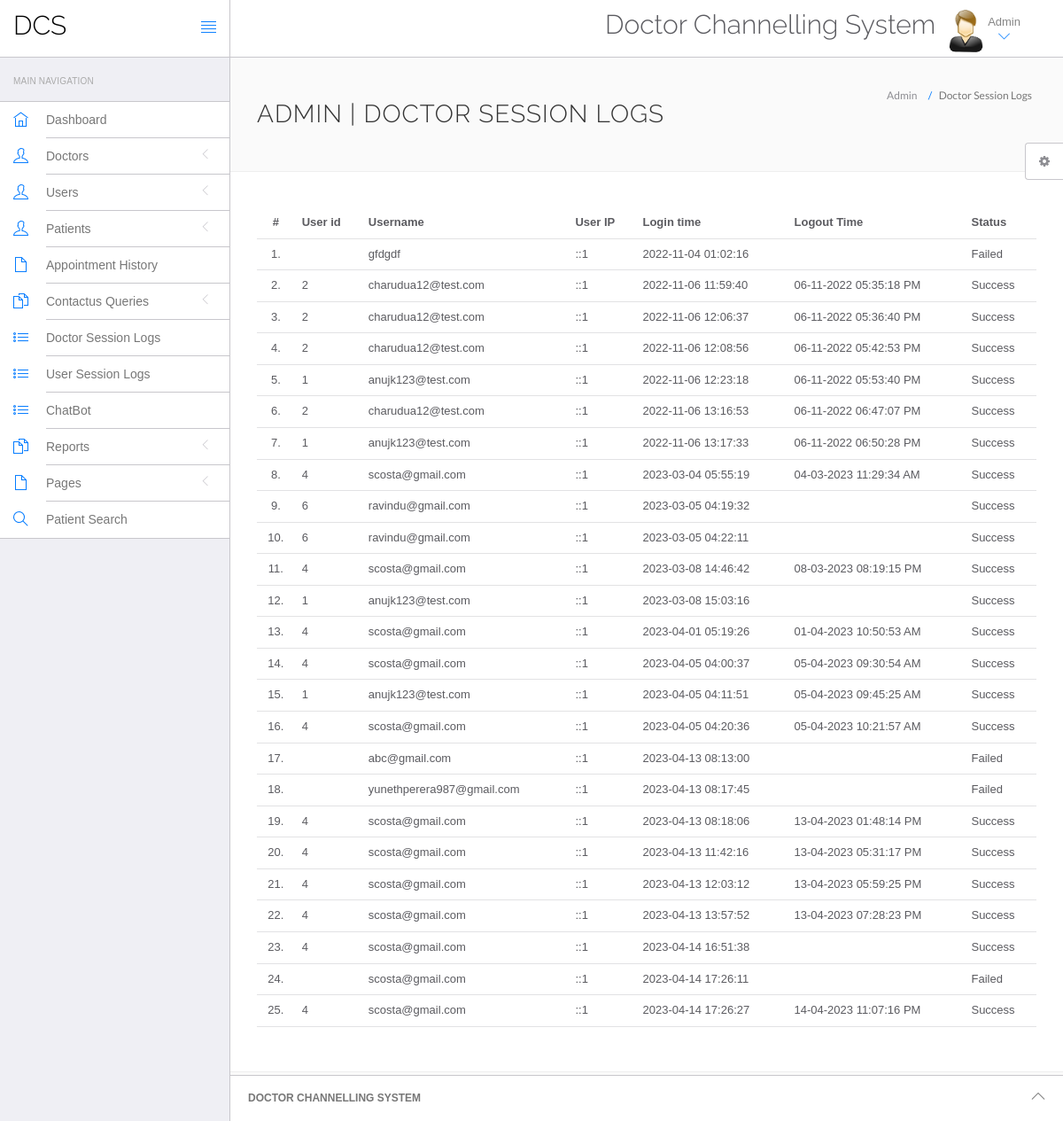
The app's page /hms/admin/doctor-logs.php (signed in) with its own data.
### tables this page shows
CREATE TABLE `doctorslog` (
  `id` int(11) NOT NULL,
  `uid` int(11) DEFAULT NULL,
  `username` varchar(255) DEFAULT NULL,
  `userip` binary(16) DEFAULT NULL,
  `loginTime` timestamp NULL DEFAULT current_timestamp(),
  `logout` varchar(255) DEFAULT NULL,
  `status` int(11) DEFAULT NULL
);

### hms/admin/doctor-logs.php (the view, shortened to what this page needs)
<?php
include('include/config.php');
if (strlen($_SESSION['id'] == 0)) {
	header('location:logout.php');
} else {
?>
	<!DOCTYPE html>
	<html lang="en">
	<head>
		<link rel="stylesheet" href="vendor/bootstrap/css/bootstrap.min.css">
		<link rel="stylesheet" href="vendor/fontawesome/css/font-awesome.min.css">
		<link rel="stylesheet" href="vendor/themify-icons/themify-icons.min.css">
		<link href="vendor/animate.css/animate.min.css" rel="stylesheet" media="screen">
		<link href="vendor/perfect-scrollbar/perfect-scrollbar.min.css" rel="stylesheet" media="screen">
		<link href="vendor/switchery/switchery.min.css" rel="stylesheet" media="screen">
		<link href="vendor/bootstrap-touchspin/jquery.bootstrap-touchspin.min.css" rel="stylesheet" media="screen">
		<link href="vendor/select2/select2.min.css" rel="stylesheet" media="screen">
		<link href="vendor/bootstrap-datepicker/bootstrap-datepicker3.standalone.min.css" rel="stylesheet" media="screen">
		<link href="vendor/bootstrap-timepicker/bootstrap-timepicker.min.css" rel="stylesheet" media="screen">
		<link rel="stylesheet" href="assets/css/styles.css">
		<link rel="stylesheet" href="assets/css/plugins.css">
		<link rel="stylesheet" href="assets/css/themes/theme-1.css" id="skin_color" />
	</head>
	<body>
		<div id="app">
			<?php include('include/sidebar.php'); ?>
			<div class="app-content">
				<?php include('include/header.php'); ?>
				<div class="main-content">
					<div class="wrap-content container" id="container">
						<section id="page-title">
							<div class="row">
								<div class="col-sm-8">
									<h1 class="mainTitle">Admin | Doctor Session Logs</h1>
								</div>
								<ol class="breadcrumb">
									<li>
										<span>Admin </span>
									</li>
									<li class="active">
										<span>Doctor Session Logs</span>
									</li>
								</ol>
							</div>
						</section>
						<div class="container-fluid container-fullw bg-white">
							<div class="row">
								<div class="col-md-12">
									<table class="table table-hover" id="sample-table-1">
										<thead>
											<tr>
												<th class="center">#</th>
												<th class="hidden-xs">User id</th>
												<th>Username</th>
												<th>User IP</th>
												<th>Login time</th>
												<th>Logout Time </th>
												<th> Status </th>
											</tr>
										</thead>
										<tbody>
											<?php
											$sql = mysqli_query($con, "select * from doctorslog ");
											$cnt = 1;
											while ($row = mysqli_fetch_array($sql)) {
											?>
												<tr>
													<td class="center"><?php echo $cnt; ?>.</td>
													<td class="hidden-xs"><?php echo $row['uid']; ?></td>
													<td class="hidden-xs"><?php echo $row['username']; ?></td>
													<td><?php echo $row['userip']; ?></td>
													<td><?php echo $row['loginTime']; ?></td>
													<td><?php echo $row['logout']; ?>
													</td>
													<td>
														<?php if ($row['status'] == 1) {
															echo "Success";
														} else {
															echo "Failed";
														} ?>
													</td>
												</tr>
											<?php
												$cnt = $cnt + 1;
											} ?>
										</tbody>
									</table>
								</div>
							</div>
						</div>
					</div>
				</div>
			</div>
			<?php include('include/footer.php'); ?>
			<?php include('include/setting.php'); ?>
		</div>
	</body>
	</html>
<?php } ?>

### hms/admin/assets/css/themes/theme-1.css (style rules this page uses)
body { background: #FAFAFA; }

### records on screen
doctorslog: username "gfdgdf", userip "::1", loginTime "2022-11-04 01:02:16", status "Failed"
doctorslog: uid "2", username "charudua12@test.com", userip "::1", loginTime "2022-11-06 11:59:40", logout "06-11-2022 05:35:18 PM", status "Success"
doctorslog: uid "2", username "charudua12@test.com", userip "::1", loginTime "2022-11-06 12:06:37", logout "06-11-2022 05:36:40 PM", status "Success"
doctorslog: uid "2", username "charudua12@test.com", userip "::1", loginTime "2022-11-06 12:08:56", logout "06-11-2022 05:42:53 PM", status "Success"
doctorslog: uid "1", username "anujk123@test.com", userip "::1", loginTime "2022-11-06 12:23:18", logout "06-11-2022 05:53:40 PM", status "Success"
doctorslog: uid "2", username "charudua12@test.com", userip "::1", loginTime "2022-11-06 13:16:53", logout "06-11-2022 06:47:07 PM", status "Success"
doctorslog: uid "1", username "anujk123@test.com", userip "::1", loginTime "2022-11-06 13:17:33", logout "06-11-2022 06:50:28 PM", status "Success"
doctorslog: uid "4", username "scosta@gmail.com", userip "::1", loginTime "2023-03-04 05:55:19", logout "04-03-2023 11:29:34 AM", status "Success"
doctorslog: uid "6", username "ravindu@gmail.com", userip "::1", loginTime "2023-03-05 04:19:32", status "Success"
doctorslog: uid "6", username "ravindu@gmail.com", userip "::1", loginTime "2023-03-05 04:22:11", status "Success"
doctorslog: uid "4", username "scosta@gmail.com", userip "::1", loginTime "2023-03-08 14:46:42", logout "08-03-2023 08:19:15 PM", status "Success"
doctorslog: uid "1", username "anujk123@test.com", userip "::1", loginTime "2023-03-08 15:03:16", status "Success"
doctorslog: uid "4", username "scosta@gmail.com", userip "::1", loginTime "2023-04-01 05:19:26", logout "01-04-2023 10:50:53 AM", status "Success"
doctorslog: uid "4", username "scosta@gmail.com", userip "::1", loginTime "2023-04-05 04:00:37", logout "05-04-2023 09:30:54 AM", status "Success"
doctorslog: uid "1", username "anujk123@test.com", userip "::1", loginTime "2023-04-05 04:11:51", logout "05-04-2023 09:45:25 AM", status "Success"
doctorslog: uid "4", username "scosta@gmail.com", userip "::1", loginTime "2023-04-05 04:20:36", logout "05-04-2023 10:21:57 AM", status "Success"
doctorslog: username "abc@gmail.com", userip "::1", loginTime "2023-04-13 08:13:00", status "Failed"
doctorslog: username "yunethperera987@gmail.com", userip "::1", loginTime "2023-04-13 08:17:45", status "Failed"
doctorslog: uid "4", username "scosta@gmail.com", userip "::1", loginTime "2023-04-13 08:18:06", logout "13-04-2023 01:48:14 PM", status "Success"
doctorslog: uid "4", username "scosta@gmail.com", userip "::1", loginTime "2023-04-13 11:42:16", logout "13-04-2023 05:31:17 PM", status "Success"
doctorslog: uid "4", username "scosta@gmail.com", userip "::1", loginTime "2023-04-13 12:03:12", logout "13-04-2023 05:59:25 PM", status "Success"
doctorslog: uid "4", username "scosta@gmail.com", userip "::1", loginTime "2023-04-13 13:57:52", logout "13-04-2023 07:28:23 PM", status "Success"
doctorslog: uid "4", username "scosta@gmail.com", userip "::1", loginTime "2023-04-14 16:51:38", status "Success"
doctorslog: username "scosta@gmail.com", userip "::1", loginTime "2023-04-14 17:26:11", status "Failed"
doctorslog: uid "4", username "scosta@gmail.com", userip "::1", loginTime "2023-04-14 17:26:27", logout "14-04-2023 11:07:16 PM", status "Success"
